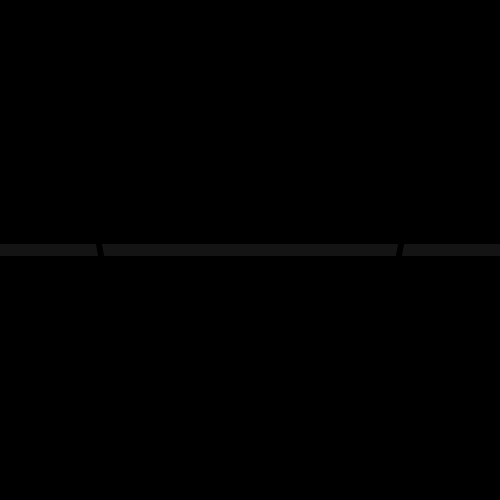
Frame 1 (no input)
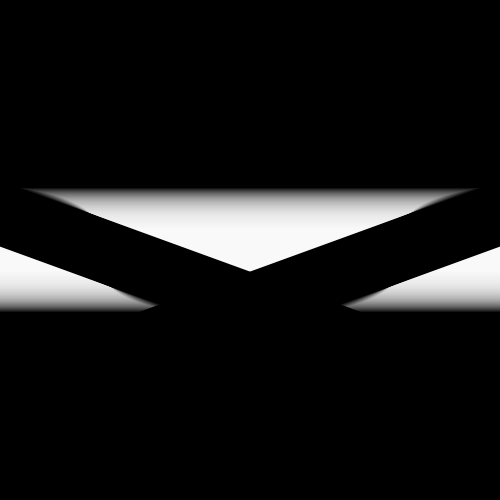
Frame 60 (the mouse pressed at the canvas centre just before this capture)
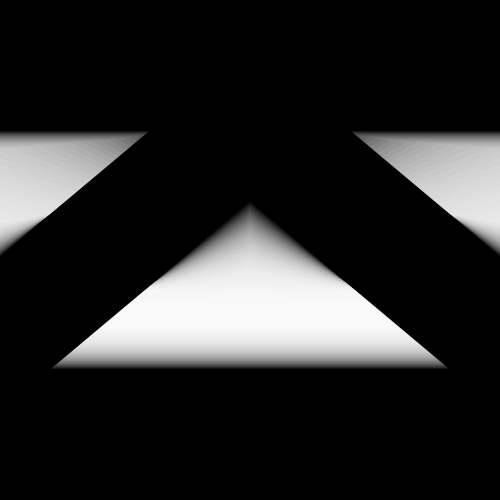
Frame 120 (the mouse held since frame 60 and released just before this capture)

The Processing sketch that drew these frames (run headless with seeded random() and noise(); from frame 60 on, the mouse is pressed at the canvas centre):

// Processing sketch: processing_154465
// ── processing_154465.pde

// day three: working with blending in the aplphas

float lineStroke = 10;
float growthSpeed = 1.9;
float growthDirection = 1;
float lineAlpha;
float degrees = 10;

void setup(){
  size(500, 500);
  background(0);
  
}


void draw(){
  
  lineStroke = lineStroke + (growthSpeed * growthDirection);
  
  //stroke pulse
  if(lineStroke > 500 || lineStroke < 1){
    growthDirection *= -1;
  } 
  
  // pulse degrees
  if(degrees < 360 ){
    degrees = degrees + 1;
  } 
  if(degrees == 360){
    degrees = 0;
  }
  
  // reverse the degrees
  float degrees2 = map(degrees, 0, 360, 360 ,0);
  
  // white line / rectangle
  noStroke();
  rectMode(CENTER);
  fill(255,20);
  rect(width/2, height/2, width, lineStroke );
  
  // black lines
  fill(0);
  
  //line one
  pushMatrix();
  translate(400, height/2);
  rotate(radians(degrees));
  rect(0,0, lineStroke/2, height*2 );
  popMatrix();
  
  //line two
  pushMatrix();
  translate(100, height/2);
  rotate(radians(degrees2));
  rect(0,0, lineStroke/2, height*2 );
  popMatrix();
  
}
